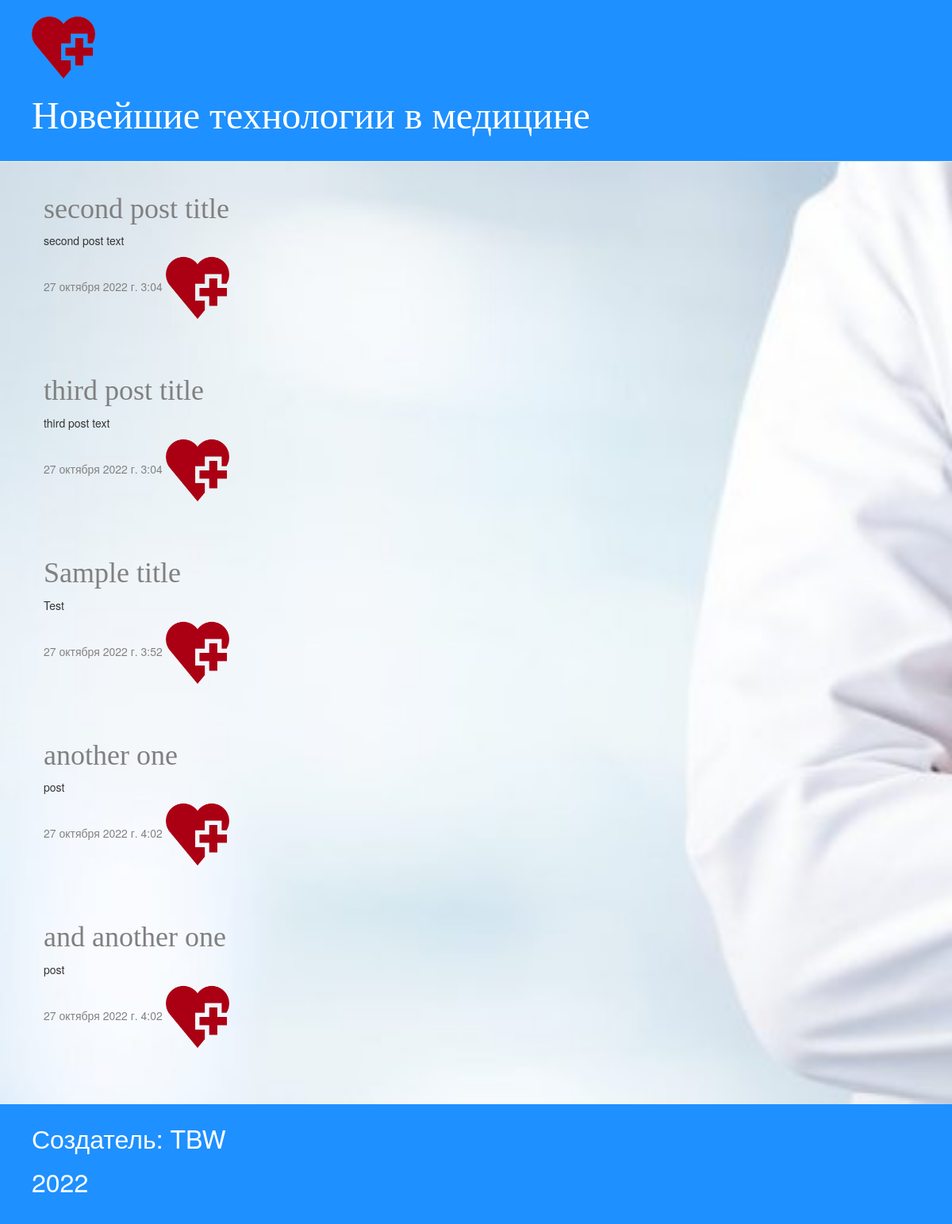
The page / on the database its author committed.
### blog/models.py (models this page shows, shortened)
class Post(models.Model):
    author = models.ForeignKey(settings.AUTH_USER_MODEL, on_delete=models.CASCADE)
    title = models.CharField(max_length=200)
    text = models.TextField()
    created_date = models.DateTimeField(default=timezone.now)
    published_date = models.DateTimeField(blank=True, null=True)

### blog/views.py (the view)
# urls.py: path('', views.post_list, name='post_list'),
def post_list(request):
    posts = Post.objects.filter(published_date__lte=timezone.now()).order_by('published_date')
    return render(request, 'blog/post_list.html', {'posts': posts})

### blog/templates/blog/post_list.html
{% extends 'blog/base.html' %}
{% block content %}
	{% for post in posts %}
		<div class="post">
			<h1><a href="{% url 'post_detail' pk=post.pk %}">{{ post.title }}</a></h1>
			<p>{{ post.text|linebreaksbr }}</p>
			<div class="date">
				{{ post.published_date }}
				<img src="static/css/logo.png" alt="logo" height="80" width="80">
			</div>
		</div>
	{% endfor %}
{% endblock %}

### blog/templates/blog/base.html (shortened to what this page needs)
{% load static %}
<html>
	<head>
		<link rel="stylesheet" href="//maxcdn.bootstrapcdn.com/bootstrap/3.2.0/css/bootstrap.min.css">
		<link rel="stylesheet" href="//maxcdn.bootstrapcdn.com/bootstrap/3.2.0/css/bootstrap-theme.min.css">
		<link rel="stylesheet" href="{% static 'css/blog.css' %}">
	</head>
	<body>
		<div class="bg-image">
		<div class="page-header">
		<img src="static/css/logo.png" alt="logo" height="80" width="80">
			<h1><a href="/">Новейшие технологии в медицине</a></h1>
		</div>
		<div class="content container">
			<div class="row">
				<div class="col-md-8">
					{% block content %}
					{% endblock %}
				</div>
			</div>
		</div>
	</body>
	<footer>
		<div class="page-footer">
		<p>Создатель: TBW</p>
		<p>2022</p>
		</div>
	</footer>
</html>

### blog/static/css/blog.css (style rules this page uses)
h1 a { color: #FCA205; font-family: 'Hack'; }
.page-header { #background-color: #ff9400; background-color: #1e90ff; margin-top: 0; padding: 20px 20px 20px 40px; }
.page-footer { background-color: #1e90ff; color: #ffffff; margin-bottom: 0; padding: 20px 20px 20px 40px; font-size: 24pt; }
.page-header h1, .page-header h1 a, .page-header h1 a:visited, .page-header h1 a:active { color: #ffffff; font-size: 36pt; text-decoration: none; }
.content { margin-left: 40px; }
h1, h2, h3, h4 { font-family: 'Hack', bold; }
.date { color: #828282; }
.post { margin-bottom: 70px; }
.post h1 a, .post h1 a:visited { color: #808080; }
.bg-image { background-position: center; background-image: url("doc.jpg"); background-repeat: no-repeat; background-size: cover; }

### rows shown on the page
Post: title "second post title", text "second post text", published_date "27 октября 2022 г. 3:04"
Post: title "third post title", text "third post text", published_date "27 октября 2022 г. 3:04"
Post: title "Sample title", text "Test", published_date "27 октября 2022 г. 3:52"
Post: title "another one", text "post", published_date "27 октября 2022 г. 4:02"
Post: title "and another one", text "post", published_date "27 октября 2022 г. 4:02"
